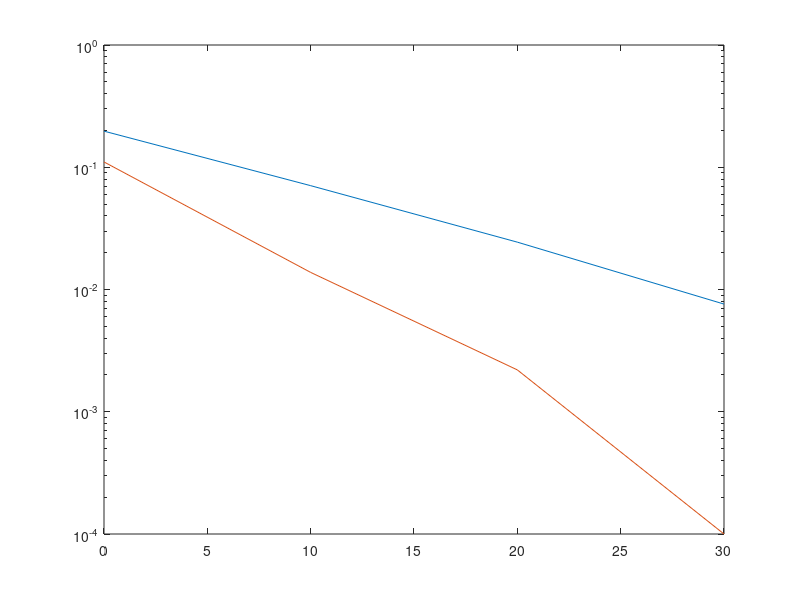

Reproduce this figure in MATLAB.
clear all;
snrdb = [0  10  20  30];
for k = 1 : length(snrdb)
    SNR=10^(snrdb(k)/10);
    ct=10000;

    sum1=0;
    sum2=0;
    for i = 1 : ct
        s = randsrc(1, 1, [-1 1]);
        h1 = randn(1,1);
        h2 = randn(1,1);
        n = randn(1,1)/sqrt(SNR);

        y1 = h1 * s+ h2 * s + n;
        y2 = abs(h1) * s + abs(h2) * s + n;
        %y3 = h1^2.1 * s + h2^2.1 * s + n;

        prio_est1 =y1/(h1+h2);%first step of detection 
        prio_est2 = y2/(abs(h1)  + abs(h2));
        
        est1 = sign(prio_est1); %second step
        est2 = sign(prio_est2);

        if est1 ~= s
            sum1 = sum1+1;
        end
        if est2 ~= s
            sum2 = sum2+1;
        end
    end

    p1(k)= sum1/ct;
    p2(k) = sum2/ct;
end
semilogy(snrdb,p1,snrdb,p2)